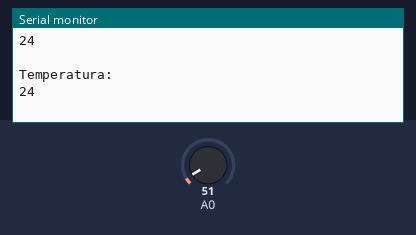
Bench run of a sketch on a simulated Arduino Uno, built with avr-gcc and run on an emulated ATmega328P. Parts: the last lines printed to the serial monitor. Inputs (shaded band) come from the test bench; at power-on: A0 = 51.

Above: at 1.3 s.
1.4 s: A0 set to 61
At 1.82 s:
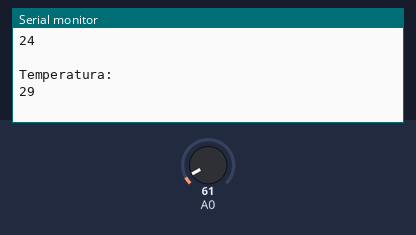
2.9 s: A0 set to 71
At 3.32 s:
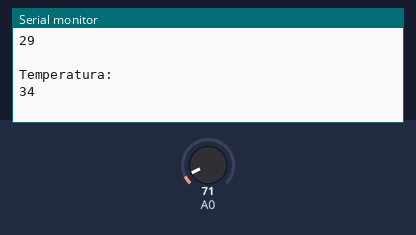
Timing chart, 0 to 5.9 s (numbered marks = the images above; inputs shaded):
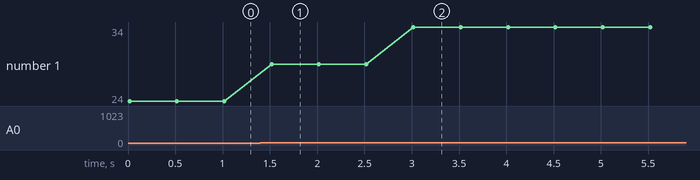

The sketch:

sensorLM35.ino
```cpp
//Medindo temperatura com sensor LM35

int temperatura = 0;

void setup()
{
  Serial.begin(9600);
}

void loop()
{
  temperatura = (analogRead(A0) * 0.0048828125 * 100);
  Serial.println("Temperatura: ");
    Serial.println(temperatura);
    Serial.println(" ");
    delay(500);
}
```

Measured:
- after the input at 1.4 s, the serial monitor: prints a new line after 0.12 s (image 1)
- after the input at 2.9 s, the serial monitor: prints a new line after 0.12 s (image 2)
- plotted number 1: 24 → 29 after the input at 1.4 s, 29 → 34 after the input at 2.9 s
